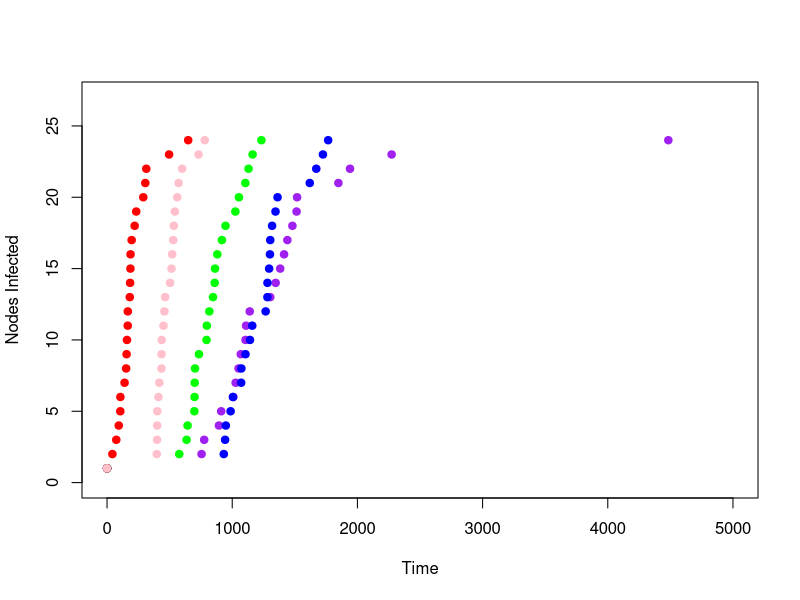
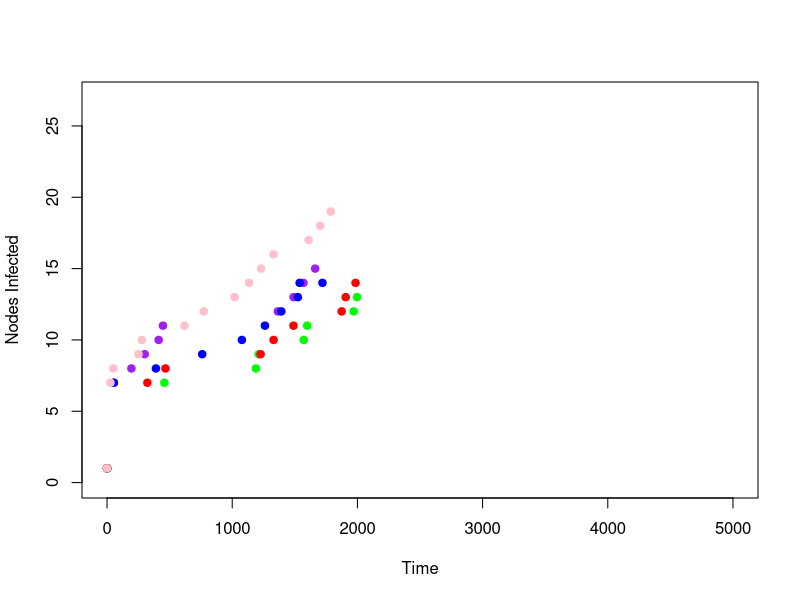
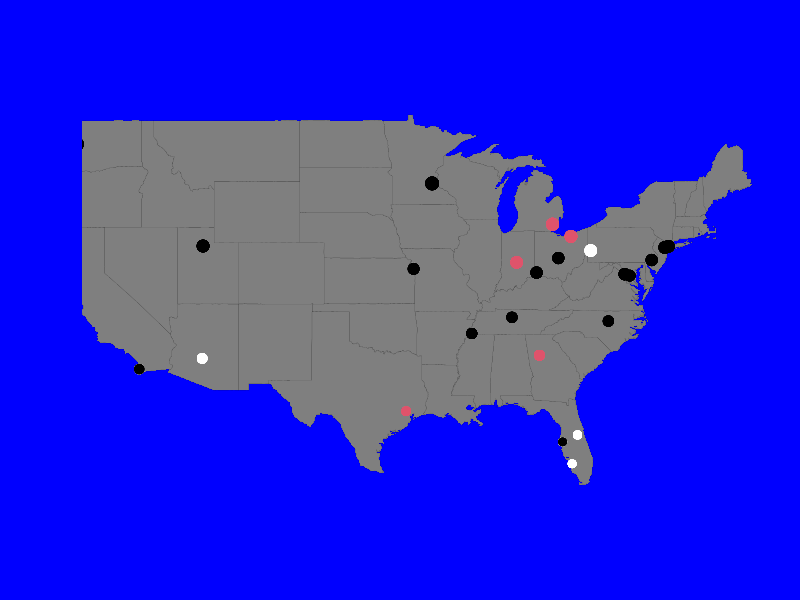
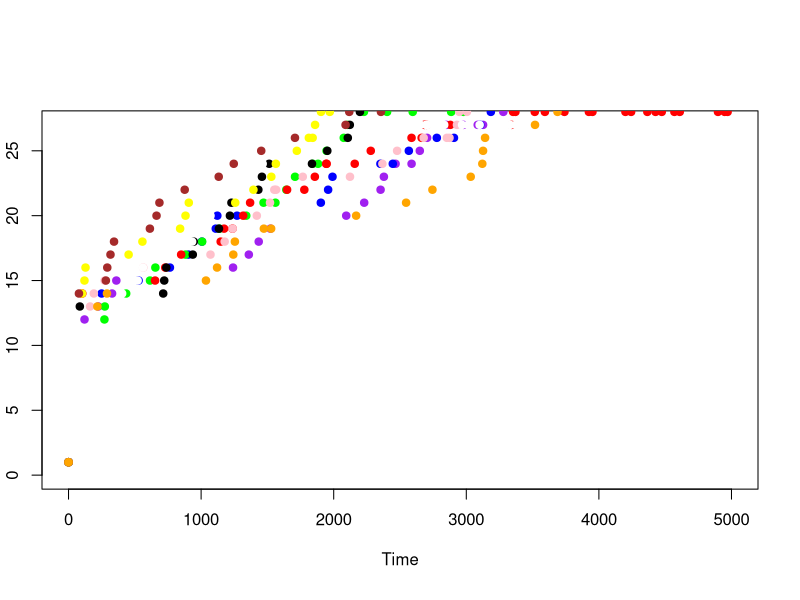
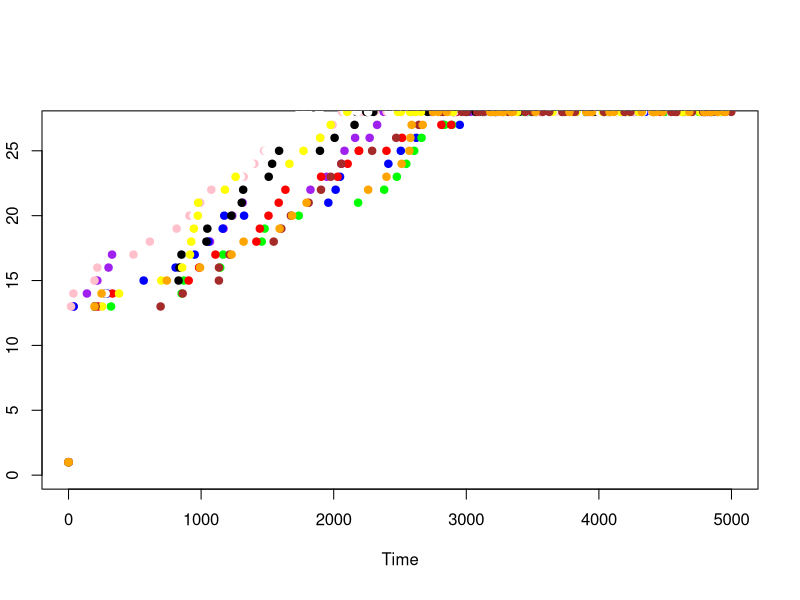

The R source for these figures, in order:
## ---- chunk 1
knitr::opts_chunk$set(echo = TRUE)
library('maps'); 
library('geosphere'); 
library(igraph);
## ---- chunk 2
CTMC <- function(G, lambda) # Simulate Continuous Time Markov Chain 
{
  # Input: G (in current state), contagiousness lambda
  # Output: G (state after event), DeltaT: time interval until event
  qi <- rep(0.0, vcount(G));
  qii = 0;
  alive <- FALSE
  for (j in 1:vcount(G))
  {
    if (V(G)$state[j] == 0)
    {
      # count incoming flights from infected neighbors;
      v=0;
      for (nb in neighbors(G,V(G)[j],mode=c("in")) ) 
        if (V(G)$state[nb] ==1 ) v <- v+1;
      qi[j] <- lambda * v; # compute rate q_ij
      if (qi[j] > 0) alive <- TRUE;  # Process is still alive
    }
  }
  qii = sum(qi)  # Rate of leaving the current state i
  
  if (alive)
  {
    # Compute exponential distribution, rate qii
    DeltaT <- rexp(1,qii) 
    # Update graph, select event proportional to rate
    sumprob = 0;
    u <- runif(1);
    for (j in 1:vcount(G))
    {
      previous_sumprob = sumprob;
      if (V(G)$state[j] == 0 && qi[j] != 0)
      {sumprob = sumprob + qi[j]/qii;}
      if (previous_sumprob < u && u <= sumprob) 
        V(G)$state[j]=1;}   # vertex j gets infected
  }
  else
    DeltaT <- Inf; # Infinity; Signals that absorbing state is reached
  
  return(list(first=G, second=DeltaT))
}
## ---- chunk 3
# Load the data (adapt the pathnames)
setwd("./data") # Adapt this to your directory path
airports <- read.csv("Dataset3-Airlines-NODES.csv", header=TRUE) 
flights <- read.csv("Dataset3-Airlines-EDGES.csv", header=TRUE, 
                    as.is=TRUE)
# Select only the big airports
tab <- table(flights$Source)
big.id <- names(tab)[tab>10]
airports <- airports[airports$ID %in% big.id,]
flights  <- flights[flights$Source %in% big.id & 
                      flights$Target %in% big.id, ]
# Plot map of the USA
# In some cases this needs to be added, here: dev.off();   
# map("state", col="grey50", fill=TRUE, bg="blue", lwd=0.1)
# Plot orange edges, eavier edges will be lighter in color.
# col.1 <- adjustcolor("orange red", alpha=0.4)
# col.2 <- adjustcolor("orange", alpha=0.4)
# edge.pal <- colorRampPalette(c(col.1, col.2), alpha = TRUE)
# edge.col <- edge.pal(100)
edgelist = c();
for(i in 1:nrow(flights))  {   # Plot edges
  node1 <- airports[airports$ID == flights[i,]$Source,]
  node2 <- airports[airports$ID == flights[i,]$Target,]
  # arc <- gcIntermediate( 
  #   c(node1[1,]$longitude, 
  #     node1[1,]$latitude), 
  #   c(node2[1,]$longitude, 
  #     node2[1,]$latitude), 
  #   n=1000, addStartEnd=TRUE )
  edge.ind <- round(100*flights[i,]$Freq / max(flights$Freq))
  # lines(arc, col=edge.col[edge.ind], lwd=edge.ind/30)
}  
# ... now start simulation 
colors <- c('purple', 'blue', 'green', 'red', 'pink')
plot(1, xlab="Time", ylab="Nodes Infected", xlim=c(0,5000), ylim=c(0,nrow(airports)))
for (r in 1:5) {
  set.seed(r)
  # initialize edges
  for(i in 1:nrow(flights)) {   
    i1 <- which(airports$ID == flights[i,]$Source)
    i2 <- which(airports$ID == flights[i,]$Target)
    edgelist <- c(edgelist, i1); edgelist <- c(edgelist, i2);}
  G <- graph(edgelist);
  
  # start the simulator from initial state (1st node infected)
  Time = 0; 
  V(G)$state <- 
    c(1,0,0, 0,0,0, 0,0,0,
      0,0,0, 0,0,0, 0,0,0,
      0,0,0, 0,0,0, 0,0,0)
  DeltaT = 0
  points(x=0, y=1, pch=19, col=colors[r])
  while (Time < 20000 & DeltaT != Inf) {
    L <-CTMC(G,0.001); # simulate next event, lambda=0.001
    DeltaT <- L$second; 
    G <- L$first;
    if (DeltaT != Inf)
    {
      Time = Time + DeltaT;
      InfectedNodes <- sum(V(G)$state)
      points(x=Time, y=InfectedNodes, pch=19, col=colors[r])
    } 
  };
  cat('Total Time:', Time, '\n')
}
## ---- chunk 4
CTMC_SIS <- function(G, lambda) # Continuous Time Markov Chain
{
  # Input: G (in current state), contagiousness lambda
  # Output: G (state after event), DeltaT: holding time
  qi <- rep(0.0, vcount(G));
  qii = 0;
  recov <- rep(0.0, vcount(G));
  alive <- FALSE
  for (j in 1:vcount(G))
  {
    if (V(G)$state[j] == 0)
    {
      # count incoming edges from infected neighbors;
      v=0;
      for (nb in neighbors(G,V(G)[j],mode=c("in")) )
        if (V(G)$state[nb] ==1 ) v <- v+1;
        qi[j] <- lambda * v; # compute rate q_ij
        if (qi[j] > 0) alive <- TRUE;# Process is still alive
    }
    else 
    {
      recov[j] = 50.0 * lambda / airports$Visits[j];
      
      
      if (recov[j] > 0) alive <- TRUE;# Process is still alive
    }
    #    else if (V(G)$state[j] == 1)
    # {
    #     qi[j] <- 50.0*lambda/airports$Visits[j]; # rate q_ij
    #     if (qi[j] > 0) alive <- TRUE;# Process is still alive
    # }
  }
  qii = sum(qi)+sum(recov);# Rate of leaving the current state i
  recov_sum = sum(recov);
  if (alive)
  {
    # Compute exponential distribution, rate qii
    DeltaT <- rexp(1,qii)
    # Update graph, select event proportional to rate
    sumprob = 0;
    u <- runif(1);
    for (j in 1:vcount(G))
    {
      previous_sumprob = sumprob;
      if (V(G)$state[j] == 0 && qi[j] != 0)
      {sumprob = sumprob + qi[j]/qii;}
      # else if (V(G)$state[j] == 1)
      # {
      #   sumprob = sumprob + recov[j]/qii;
      # }
      if (previous_sumprob < u && u <= sumprob)
        {if (V(G)$state[j] == 0)
          {V(G)$state[j]=1;}
        else
          {V(G)$state[j]=0;}
        }
    }
  }
  
    if (alive)
  {
    # Compute exponential distribution, rate recov_sum
    DeltaT <- rexp(1,recov_sum)
    # Update graph, select event proportional to rate
    sumprob = 0;
    u <- runif(1);
    for (j in 1:vcount(G))
    {
      previous_sumprob = sumprob;
      if (V(G)$state[j] == 1)
      {
        sumprob = sumprob + recov[j]/recov_sum;
      }
      if (previous_sumprob > u && u >= sumprob)
        # {if (V(G)$state[j] == 0)
        #   {V(G)$state[j]=1;}
        # else
          {V(G)$state[j]=0;}
        }
    }
  
  else
    DeltaT <- Inf; # Infinity; Absorbing state is reached
  return(list(first=G, second=DeltaT))
}

# ... now start simulation 
colors <- c('purple', 'blue', 'green', 'red', 'pink')
plot(1, xlab="Time", ylab="Nodes Infected", xlim=c(0,5000), ylim=c(0,nrow(airports)))
for (r in 1:5) {
  set.seed(r)
  # initialize edges
  for(i in 1:nrow(flights)) {   
    i1 <- which(airports$ID == flights[i,]$Source)
    i2 <- which(airports$ID == flights[i,]$Target)
    edgelist <- c(edgelist, i1); edgelist <- c(edgelist, i2);}
  G <- graph(edgelist);
  
  # start the simulator from initial state (1st node infected)
  Time = 0; 
  V(G)$state <- c(1,1,1, 1,1,1, 0,0,0, 0,0,0, 0,0,0, 0,0,0, 0,0,0, 0,0,0, 0,0,0)
    
  DeltaT = 0
  points(x=0, y=1, pch=19, col=colors[r])
  while (Time < 2000 & DeltaT != Inf) {
    L <-CTMC_SIS(G,0.001); # simulate next event, lambda=0.001
    DeltaT <- L$second; 
    G <- L$first;
    if (DeltaT != Inf)
    {
      Time = Time + DeltaT;
      if (Time <= 2000)
      {
        InfectedNodes <- sum(V(G)$state)
        points(x=Time, y=InfectedNodes, pch=19, col=colors[r])
      } 
    }
  
  };
  cat('Total Time:', Time, '\n')
}

## ---- chunk 5
CTMC <- function(G, lambda) # Continuous Time Markov Chain
{
# Input: G (in current state), contagiousness lambda
# Output: G (state after event), DeltaT: holding time
qi <- rep(0.0, vcount(G));
qii = 0;
alive <- FALSE
for (j in 1:vcount(G))
{
if (V(G)$state[j] == 0)
{
# count incoming edges from infected neighbors;
v=0;
for (nb in neighbors(G,V(G)[j],mode=c("in")) )
if (V(G)$state[nb] ==1 ) v <- v+1;
qi[j] <- lambda * v; # compute rate q_ij
if (qi[j] > 0) alive <- TRUE;# Process is still alive
}
if (V(G)$state[j] == 2)
  {
    qi[j]=0;
    alive<-FALSE;
  }
}
qii = sum(qi)# Rate of leaving the current state i
if (alive)
{
# Compute exponential distribution, rate qii
DeltaT <- rexp(1,qii)
# Update graph, select event proportional to rate
sumprob = 0;
u <- runif(1);
for (j in 1:vcount(G))
{
previous_sumprob = sumprob;
if (V(G)$state[j] == 0 && qi[j] != 0)
{sumprob = sumprob + qi[j]/qii;}
if (previous_sumprob < u && u <= sumprob)
V(G)$state[j]=1;}# vertex j gets infected
}
else
DeltaT <- Inf; # Infinity; Absorbing state is reached
return(list(first=G, second=DeltaT))
}

# Load the data (adapt the pathnames)
setwd("./data") # Adapt this to your directory path
airports <- read.csv("Dataset3-Airlines-NODES.csv", header=TRUE) 
flights <- read.csv("Dataset3-Airlines-EDGES.csv", header=TRUE, 
                    as.is=TRUE)
# Select only the big airports
tab <- table(flights$Source)
big.id <- names(tab)[tab>10]
airports <- airports[airports$ID %in% big.id,]
flights  <- flights[flights$Source %in% big.id & 
                      flights$Target %in% big.id, ]
# Plot map of the USA
# In some cases this needs to be added, here: dev.off();   
map("state", col="grey50", fill=TRUE, bg="blue", lwd=0.1)
# Plot orange edges, eavier edges will be lighter in color.
# col.1 <- adjustcolor("orange red", alpha=0.4)
# col.2 <- adjustcolor("orange", alpha=0.4)
# edge.pal <- colorRampPalette(c(col.1, col.2), alpha = TRUE)
# edge.col <- edge.pal(100)
edgelist = c();
for(i in 1:nrow(flights))  {   # Plot edges
  node1 <- airports[airports$ID == flights[i,]$Source,]
  node2 <- airports[airports$ID == flights[i,]$Target,]
  # arc <- gcIntermediate( 
  #   c(node1[1,]$longitude, 
  #     node1[1,]$latitude), 
  #   c(node2[1,]$longitude, 
  #     node2[1,]$latitude), 
  #   n=1000, addStartEnd=TRUE )
  #edge.ind <- round(100*flights[i,]$Freq / max(flights$Freq))
  # lines(arc, col=edge.col[edge.ind], lwd=edge.ind/30)
}  

# ... now start simulation 
# initialize edges
for(i in 1:nrow(flights)) {
i1 <- which(airports$ID == flights[i,]$Source)
i2 <- which(airports$ID == flights[i,]$Target)
edgelist <- c(edgelist, i1); edgelist <- c(edgelist, i2);}
G <- graph(edgelist);
# start the simulator from initial state (1st node infected)
Time =0;
V(G)$state <-
c(1,2,2, 2,2,2, 0,0,0,
0,0,0, 0,0,0, 0,0,0,
0,0,0, 0,0,0, 0,0,0)
DeltaT=0
while (Time < 20000) {
L <-CTMC(G,0.001); # simulate next event, lambda=0.001
DeltaT[i] <- L$second;
Time = Time + DeltaT[i];
#Sys.sleep(Time/300.0);# Wait for a time that is proportional
G<- L$first;
# Plot airports on map
points(x=airports$longitude,
y=airports$latitude, pch=19,
cex=airports$Visits/80, col=V(G)$state)
};
cat('Total Time:', Time, '\n')

## ---- chunk 6
CTMC <- function(G, lambda) # Continuous Time Markov Chain
{
# Input: G (in current state), contagiousness lambda
# Output: G (state after event), DeltaT: holding time
qi <- rep(0.0, vcount(G));
qii = 0;
alive <- FALSE
for (j in 1:vcount(G))
{
if (V(G)$state[j] == 0)
{
# count incoming edges from infected neighbors;
v=0;
for (nb in neighbors(G,V(G)[j],mode=c("in")) )
if (V(G)$state[nb] ==1 ) v <- v+1;
qi[j] <- lambda * v; # compute rate q_ij
if (qi[j] > 0) alive <- TRUE;# Process is still alive
}
if (V(G)$state[j] == 2)
  {
    qi[j]=0;
    alive<-FALSE;
  }
}
qii = sum(qi)# Rate of leaving the current state i
if (alive)
{
# Compute exponential distribution, rate qii
DeltaT <- rexp(1,qii)
# Update graph, select event proportional to rate
sumprob = 0;
u <- runif(1);
for (j in 1:vcount(G))
{
previous_sumprob = sumprob;
if (V(G)$state[j] == 0 && qi[j] != 0)
{sumprob = sumprob + qi[j]/qii;}
if (previous_sumprob < u && u <= sumprob)
V(G)$state[j]=1;}# vertex j gets infected
}
else
DeltaT <- Inf; # Infinity; Absorbing state is reached
return(list(first=G, second=DeltaT))
}

# ... now start simulation 
colors <- c('purple', 'blue', 'green', 'red', 'pink','black','white','yellow','brown','orange')
plot(1, xlab="Time", ylab="Infected Nodes", xlim=c(0,5000), ylim=c(0,nrow(airports)))
for (r in 1:10) {
set.seed(r)
# initialize edges
for(i in 1:nrow(flights)) {
i1 <- which(airports$ID == flights[i,]$Source)
i2 <- which(airports$ID == flights[i,]$Target)
edgelist <- c(edgelist, i1); edgelist <- c(edgelist, i2);}
G <- graph(edgelist);
# start the simulator from initial state (1st node infected)
Time =0;
V(G)$state <- c(1,0,0,0,0,1,0,0,0,1,0,0,1,0,0,0,0,0,0,0,0,0,0,0,0,1,0)
V(G)$state[sample(2:27, 4, replace=F)]=2
DeltaT = 0
  points(x=0, y=1, pch=19, col=colors[r])
  while (Time < 5000 & DeltaT != Inf) {
    L <-CTMC_SIS(G,0.001); # simulate next event, lambda=0.001
    DeltaT <- L$second; 
    G <- L$first;
    if (DeltaT != Inf)
    {
      Time = Time + DeltaT;
      if (Time <= 5000)
      {
        InfectedNodes <- sum(V(G)$state)
        points(x=Time, y=InfectedNodes, pch=19, col=colors[r])
      } 
    }
  
  };
  cat('Total Time:', Time, '\n')
}
## ---- chunk 7
CTMC <- function(G, lambda) # Continuous Time Markov Chain
{
# Input: G (in current state), contagiousness lambda
# Output: G (state after event), DeltaT: holding time
qi <- rep(0.0, vcount(G));
qii = 0;
alive <- FALSE
for (j in 1:vcount(G))
{
if (V(G)$state[j] == 0)
{
# count incoming edges from infected neighbors;
v=0;
for (nb in neighbors(G,V(G)[j],mode=c("in")) )
if (V(G)$state[nb] ==1 ) v <- v+1;
qi[j] <- lambda * v; # compute rate q_ij
if (qi[j] > 0) alive <- TRUE;# Process is still alive
}
if (V(G)$state[j] == 2)
  {
    qi[j]=0;
    alive<-FALSE;
  }
}
qii = sum(qi)# Rate of leaving the current state i
if (alive)
{
# Compute exponential distribution, rate qii
DeltaT <- rexp(1,qii)
# Update graph, select event proportional to rate
sumprob = 0;
u <- runif(1);
for (j in 1:vcount(G))
{
previous_sumprob = sumprob;
if (V(G)$state[j] == 0 && qi[j] != 0)
{sumprob = sumprob + qi[j]/qii;}
if (previous_sumprob < u && u <= sumprob)
V(G)$state[j]=1;}# vertex j gets infected
}
else
DeltaT <- Inf; # Infinity; Absorbing state is reached
return(list(first=G, second=DeltaT))
}

# ... now start simulation 
colors <- c('purple', 'blue', 'green', 'red', 'pink','black','white','yellow','brown','orange')
plot(1, xlab="Time", ylab="Infected Nodes", xlim=c(0,5000), ylim=c(0,nrow(airports)))
for (r in 1:10) {
set.seed(r)
# initialize edges
for(i in 1:nrow(flights)) {
i1 <- which(airports$ID == flights[i,]$Source)
i2 <- which(airports$ID == flights[i,]$Target)
edgelist <- c(edgelist, i1); edgelist <- c(edgelist, i2);}
G <- graph(edgelist);
# start the simulator from initial state (1st node infected)
Time =0;
V(G)$state <- c(1,0,0,0,0,1,0,0,0,1,0,0,1,0,0,0,0,0,0,0,0,0,0,0,0,1,0)

V(G)$state[which(degree(G)==max(degree(G)))]<-2
V(G)$state[(degree(G)==max( degree(G)[degree(G)!=max(degree(G))] ))]<-2

DeltaT = 0
  points(x=0, y=1, pch=19, col=colors[r])
  while (Time < 5000 & DeltaT != Inf) {
    L <-CTMC_SIS(G,0.001); # simulate next event, lambda=0.001
    DeltaT <- L$second; 
    G <- L$first;
    if (DeltaT != Inf)
    {
      Time = Time + DeltaT;
      if (Time <= 5000)
      {
        InfectedNodes <- sum(V(G)$state)
        points(x=Time, y=InfectedNodes, pch=19, col=colors[r])
      } 
    }
  
  };
  cat('Total Time:', Time, '\n')
}
